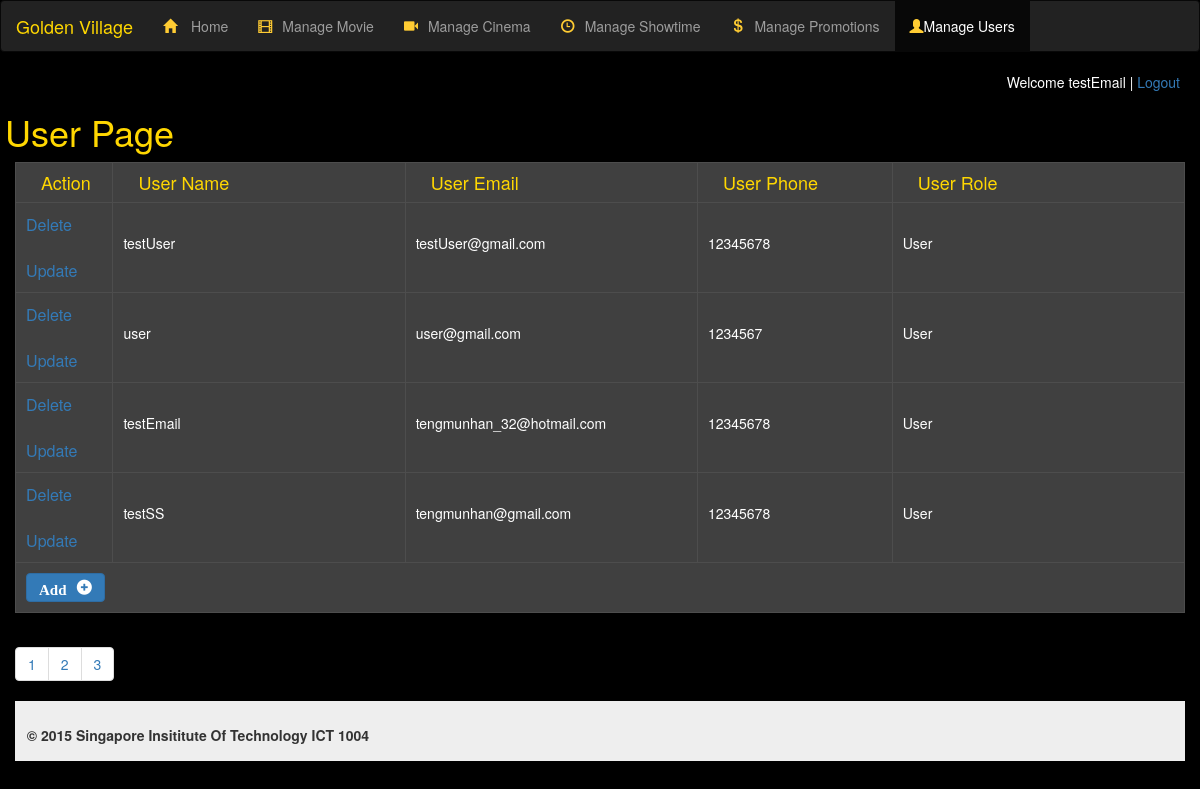
The app's page /cms/cmsManageUser.php?page=3 (signed in), older data.
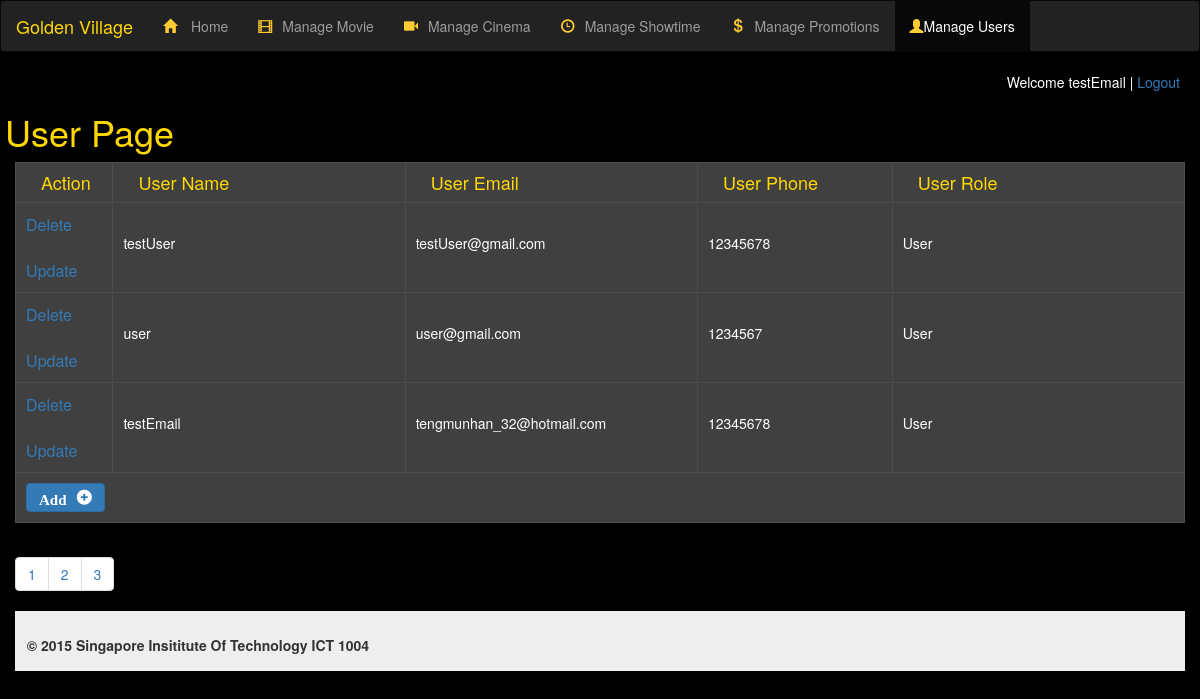
The same page, newer data.
### tables this page shows
CREATE TABLE `user_list` (
  `user_id` int(11) NOT NULL,
  `username` varchar(100) NOT NULL,
  `user_email` varchar(100) NOT NULL,
  `password` varchar(100) NOT NULL,
  `user_role` varchar(10) NOT NULL,
  `phone` int(8) NOT NULL,
  `user_nric` varchar(9) NOT NULL
);

### cms/cmsManageUser.php (the view, shortened to what this page needs)
<html>
    <html lang="en">
    <head>
        <link href="../css/bootstrap.min.css" rel="stylesheet">
        <link href="../css/style.css" rel="stylesheet">
    </head>
    <body onload="onload()">
        <?php
            include_once ("../dbconnect.php");
            $reclimit = 5;
            if(isset($_GET['page'])){
                $page = $_GET['page'];
            } else {
                $page = 1;
            }
            $start = (($page-1) * $reclimit);
            $sql = "SELECT * FROM user_list";
            $records = $MySQLiconn->query($sql);
            $total = $records->num_rows;
            $tpages = ceil($total / $reclimit);
            $rec = "SELECT user_id, username, user_email, user_role, phone FROM user_list LIMIT $start, $reclimit";
            $records = $MySQLiconn->query($rec);
            $resultUser = $MySQLiconn->query("SELECT * FROM user_list WHERE user_id=".$_SESSION['user']);
            $userRow = $resultUser->fetch_array();
            $resultCount = $MySQLiconn->query("select count(*) from user_list");
        ?>
        <?php include 'cmsheader.inc';?>
        <h1>User Page</h1>
        <div class="col-xs-12 col-sm-12 col-md-12 col-lg-12">
            <div class="table-responsive">
                <form method="post">
                    <table border="1" class="summary">
                        <thead>
                            <tr>
                                <th class="col-md-1"><h4>Action</h4></th>
                                <th class="col-md-3"><h4>User Name</h4></th>
                                <th class="col-md-2"><h4>User Email</h4></th>
                                <th class="col-md-2"><h4>User Phone</h4></th>
                                <th class="col-md-3"><h4>User Role</h4></th>
                            </tr>
                        </thead>
                        <tbody>
                            <?php
                                $row2 = mysqli_fetch_row($resultCount);
                                $num = $row2[0];
                                if ($num == 0)
                                {
                                    echo
                                    "<tr><td colspan='8'><p class='centerText'>No Result to display</p></td></tr>";
                                }
                                else
                                {
                                    while($row = $records->fetch_array())
                                    {
                            ?>
                                        <tr class='success'>
                                            <td class='col-md-1'><a href='javascript:delete_id(<?php echo $row[0]; ?>)'>Delete</a><br /><br /><a href='javascript:update_id(<?php echo $row[0]; ?>)'>Update</a></td>
                                            <td class='col-md-2'><p><?php echo $row[1]; ?></p></td>
                                            <td class='col-md-3'><p><?php echo $row[2]; ?></p></td>
                                            <td class='col-md-2'><p><?php echo $row[4]; ?></p></td>
                                            <td class='col-md-3'><p><?php echo $row[3]; ?></p></td>
                                        </tr>
                                    <?php
                                    }
                                }
                            ?>
                            <tr>
                                <td colspan='10'>
                                    <a href="#" class="btn btn-primary" data-toggle="modal" data-target="#myModal"><span class="glyphicon glyphicon-plus-sign yellow">Add</span></a>
                                </td>
                            </tr>
                        </tbody>
                    </table>
                </form>
            </div>
                            <?php include("cmsAddUser.php");?>
            <ul class="pagination">
            <?php
                for($i=1;$i<=$tpages;$i++)
                {
                    echo "<li><a href=cmsManageUser.php?page=".$i.">".$i."</a></li>";
                }
            ?>
            </ul>
            <div><?php include 'cmsfooter.inc';?></div>
    </div>
</body>
</html>

### cms/cmsheader.inc (shortened to what this page needs)
<?php
    $directoryURI =basename($_SERVER['SCRIPT_NAME']);
?>
<nav class="navbar navbar-inverse">
    <div class="container-fluid">
        <div class="navbar-header">
            <a class="navbar-brand" href="index.php">
                Golden Village
            </a>
        </div>
        <div id="navbar" class="navbar-collapse collapse" aria-expanded="false" style="height: 1px;">
            <ul class="nav navbar-nav">
                <li <?php if (strpos($directoryURI,'cmsHome.php') !== false) {echo 'class="active"';}?>><a href="cmsHome.php"><span class="glyphicon glyphicon-home blue"></span> Home</a></li>
                <li <?php if (strpos($directoryURI,'cmsMovie.php') !== false) {echo 'class="active"';}?>><a href="cmsMovie.php"><span class="glyphicon glyphicon-film blue"></span>Manage Movie</a></li>
                <li <?php if (strpos($directoryURI,'cmsCinema.php') !== false) {echo 'class="active"';}?>><a href="cmsCinema.php"><span class="glyphicon glyphicon-facetime-video blue"></span>Manage Cinema</a></li>
                <li <?php if (strpos($directoryURI,'cmsManageShowtime.php') !== false) {echo 'class="active"';}?>><a href="cmsManageShowtime.php"><span class="glyphicon glyphicon-time blue"></span>Manage Showtime</a></li>
                <li <?php if (strpos($directoryURI,'cmspromo.php') !== false) {echo 'class="active"';}?>><a href="cmspromo.php"><span class="glyphicon glyphicon-usd blue"></span>Manage Promotions</a></li>
                <li <?php if (strpos($directoryURI,'cmsManageUser.php') !== false) {echo 'class="active"';}?>><a href="cmsManageUser.php"><span class="glyphicon glyphicon-user blue"></span>Manage Users</a></li>
            </ul>
        </div>
    </div>
</nav>
         <p class="labelWel">Welcome <?php echo $userRow['username']; ?> | <a href="cmsLogout.php">Logout</a></p>
        <br />

### cms/cmsAddUser.php (shortened to what this page needs)
<html>
    <head>
        <link href="../bootstrap-3.3.5-dist/css/bootstrap.min.css" rel="stylesheet" >
        <link href="../css/bootstrap.min.css" rel="stylesheet">
        <link href="../css/style.css" rel="stylesheet">
    </head>
    <body>
    </body>
</html>

### cms/cmsfooter.inc (shortened to what this page needs)
<html>
    <head>
    </head>
    <body>
        <footer>
            <label class="footerText">&#169; 2015 Singapore Insititute Of Technology ICT 1004</label>
        </footer>
    </body>
</html>

### css/style.css (style rules this page uses)
.blue { color:#FC3; }
.yellow { font-weight: bold; color: white; font-size: 15px; }
.breadcrumb,.jumbotron,body { background-color:#000; }
footer { padding: 0; font-size: 100%; vertical-align: baseline; border: 0; background-color: #eee; padding: 1%; width: 100%; }
.footerText { text-align: center; displaiy: block; padding-top: 1%; }
.labelWel { float: right; margin-right: 20px; }
.glyphicon-home,.glyphicon-usd,.glyphicon-facetime-video,.glyphicon-briefcase, .glyphicon-film, .glyphicon-time:before { margin-right: 10px; }
.glyphicon-plus-sign:before { margin-left: 10px; float: right; }
.navbar-inverse > ul > li > hover,p,.breadcrumb>.active { color:#FFF; }
p { font-size:14px; }
.panel-default .jumbotron > h1, .navbar-inverse .navbar-brand, h1, h2, h3, h4 { color:#ffd701; margin-left: 5px; }
.summary { background:#404040; width:100%; overflow-y:scroll; }
.summary thead tr th h4 { margin-left: 10px; }
.summary tr { border:1px solid #4d4d4d; }
.summary tr td { padding:10px; }
nav,hr { margin:0 auto auto; width:100%; }
.promotable,table { background-color: #222222; color: yellow; border-color: white; }
table tr th { width: 25%; }
td { color:white; }

Row changes from the older to the newer data that the page shows:
removed user_list: username "testSS", user_email "tengmunhan@gmail.com", phone "12345678", user_role "User"
